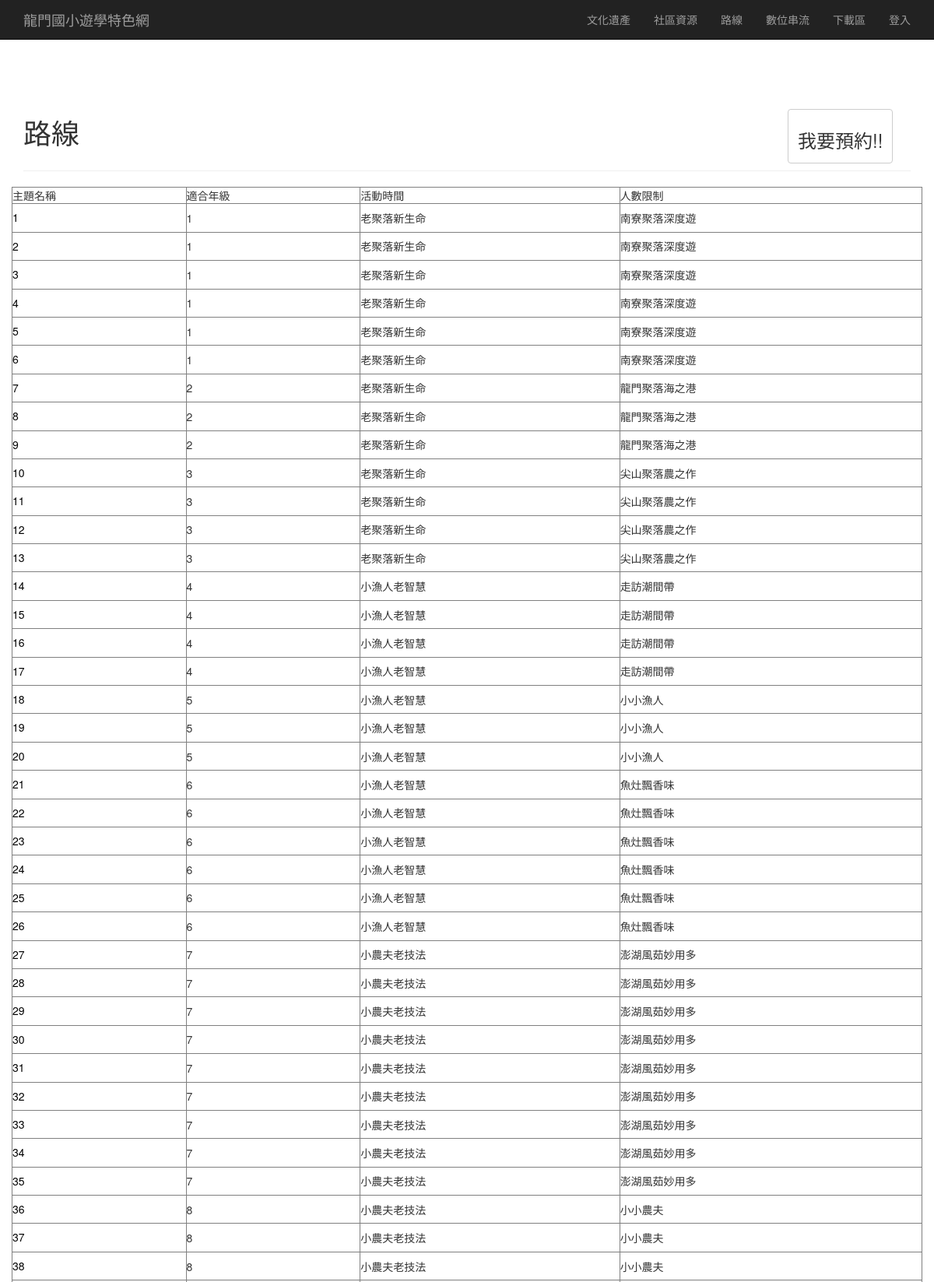
The app's page /route.php (upper part) with its own data.
### tables this page shows
CREATE TABLE `route` (
  `Num` int(10) NOT NULL,
  `rNum` int(10) NOT NULL,
  `Obj` varchar(25) NOT NULL,
  `OName` varchar(25) NOT NULL,
  `Grade` varchar(25) NOT NULL,
  `timer` varchar(25) NOT NULL,
  `pRej` varchar(25) NOT NULL,
  `rNP` int(10) NOT NULL,
  `equip` varchar(25) NOT NULL,
  `detail` varchar(50) NOT NULL
);

### route.php (the view, shortened to what this page needs)
<!DOCTYPE html>
<html lang="en">
<head>
    <link href="./css/bootstrap.min.css" rel="stylesheet">
    <link href="./css/modern-business.css" rel="stylesheet">
    <link href="./font-awesome/css/font-awesome.min.css" rel="stylesheet" type="text/css">
</head>
<body>
    <nav class="navbar navbar-inverse navbar-fixed-top" role="navigation">
        <div class="container">
            <div class="navbar-header">
                <a class="navbar-brand" href="index.php">龍門國小遊學特色網</a>
            </div>
            <div class="collapse navbar-collapse" id="bs-example-navbar-collapse-1">
                <ul class="nav navbar-nav navbar-right">
                    <li>
                        <a href="./culture.php">文化遺產</a>
                    </li>
                    <li>
                        <a href="./community.php">社區資源</a>
                    </li>
                    <li>
                        <a href="./route.php">路線</a>
                    </li>
                    <li>
                        <a href="./media.php">數位串流</a>
                    </li>
                    <li>
                        <a href="./download.php">下載區</a>
                    </li>
          <?php if(($_SESSION['username'] != null)&&(($_SESSION['au'] != 0)||($_SESSION['au'] == 0))){ ?>
                    <li>
                        <a href="./logout.php">登出</a>
                    </li>
                    <?php }else{?>
                    <li>
                        <a href="./logon.php">登入</a>
                    </li>
                    <?php }?>
                </ul>
            </div>
        </div>
    </nav>
    <div class="container">
        <footer>
          <div class="row">
            <div class="col-lg-12" >
                <h1 class="page-header">
                    路線
                    <a button class="btn btn-default" href="./email.php"><h3>我要預約!!</h3></a>
                </h1>
            </div>
            <form name="form1" method="post" action="indexi.php">
                  <table width="100%" border="1">
                    <tr>
                      <td>主題名稱</td>
    				          <td>適合年級</td>
    				          <td>活動時間</td>
    				          <td>人數限制</td>
                    </tr>
                    <?php
                    $sql = "SELECT * from route";
                    $result = mysql_query($sql);
                    while($row=mysql_fetch_row($result)){?>
                    <tr>
                      <td><?php echo'<a href="./routeselect.php?A='.$row[7].'"'.'id="dbnewstitle" style="color:black;" ><h5>'.$row[0].'</h5></a>';?></td>
                      <td><?php echo $row[1]; ?></td>
                      <td><?php echo $row[2]; ?></td>
                      <td><?php echo $row[3]; ?></td>
                    </tr>
                  <?php }?>
                  </table>
            </form>
          </div>
        </footer>
    </div>
</body>
</html>

### css/modern-business.css (style rules this page uses)
html, body { height: 100%; }
body { padding-top: 50px; }
footer { margin: 50px 0; }

### records on screen
route: Num "1", rNum "1", Obj "老聚落新生命", OName "南寮聚落深度遊"
route: Num "2", rNum "1", Obj "老聚落新生命", OName "南寮聚落深度遊"
route: Num "3", rNum "1", Obj "老聚落新生命", OName "南寮聚落深度遊"
route: Num "4", rNum "1", Obj "老聚落新生命", OName "南寮聚落深度遊"
route: Num "5", rNum "1", Obj "老聚落新生命", OName "南寮聚落深度遊"
route: Num "6", rNum "1", Obj "老聚落新生命", OName "南寮聚落深度遊"
route: Num "7", rNum "2", Obj "老聚落新生命", OName "龍門聚落海之港"
route: Num "8", rNum "2", Obj "老聚落新生命", OName "龍門聚落海之港"
route: Num "9", rNum "2", Obj "老聚落新生命", OName "龍門聚落海之港"
route: Num "10", rNum "3", Obj "老聚落新生命", OName "尖山聚落農之作"
route: Num "11", rNum "3", Obj "老聚落新生命", OName "尖山聚落農之作"
route: Num "12", rNum "3", Obj "老聚落新生命", OName "尖山聚落農之作"
route: Num "13", rNum "3", Obj "老聚落新生命", OName "尖山聚落農之作"
route: Num "14", rNum "4", Obj "小漁人老智慧", OName "走訪潮間帶"
route: Num "15", rNum "4", Obj "小漁人老智慧", OName "走訪潮間帶"
route: Num "16", rNum "4", Obj "小漁人老智慧", OName "走訪潮間帶"
route: Num "17", rNum "4", Obj "小漁人老智慧", OName "走訪潮間帶"
route: Num "18", rNum "5", Obj "小漁人老智慧", OName "小小漁人"
route: Num "19", rNum "5", Obj "小漁人老智慧", OName "小小漁人"
route: Num "20", rNum "5", Obj "小漁人老智慧", OName "小小漁人"
route: Num "21", rNum "6", Obj "小漁人老智慧", OName "魚灶飄香味"
route: Num "22", rNum "6", Obj "小漁人老智慧", OName "魚灶飄香味"
route: Num "23", rNum "6", Obj "小漁人老智慧", OName "魚灶飄香味"
route: Num "24", rNum "6", Obj "小漁人老智慧", OName "魚灶飄香味"
route: Num "25", rNum "6", Obj "小漁人老智慧", OName "魚灶飄香味"
route: Num "26", rNum "6", Obj "小漁人老智慧", OName "魚灶飄香味"
route: Num "27", rNum "7", Obj "小農夫老技法", OName "澎湖風茹妙用多"
route: Num "28", rNum "7", Obj "小農夫老技法", OName "澎湖風茹妙用多"
route: Num "29", rNum "7", Obj "小農夫老技法", OName "澎湖風茹妙用多"
route: Num "30", rNum "7", Obj "小農夫老技法", OName "澎湖風茹妙用多"
route: Num "31", rNum "7", Obj "小農夫老技法", OName "澎湖風茹妙用多"
route: Num "32", rNum "7", Obj "小農夫老技法", OName "澎湖風茹妙用多"
route: Num "33", rNum "7", Obj "小農夫老技法", OName "澎湖風茹妙用多"
route: Num "34", rNum "7", Obj "小農夫老技法", OName "澎湖風茹妙用多"
route: Num "35", rNum "7", Obj "小農夫老技法", OName "澎湖風茹妙用多"
route: Num "36", rNum "8", Obj "小農夫老技法", OName "小小農夫"
route: Num "37", rNum "8", Obj "小農夫老技法", OName "小小農夫"
route: Num "38", rNum "8", Obj "小農夫老技法", OName "小小農夫"
